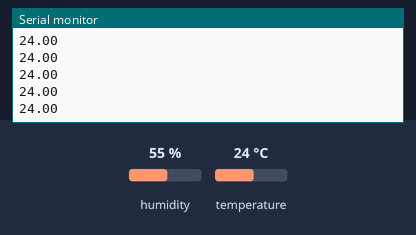
Bench run of a sketch on a simulated Arduino Uno, built with avr-gcc and run on an emulated ATmega328P. Shown: the last lines printed to the serial monitor. Inputs (shaded band) come from the test bench; at power-on: temperature 24 °C, humidity 55 %.

Above: at 2.9 s.
3.0 s: temperature set to 12 °C
At 4.41 s:
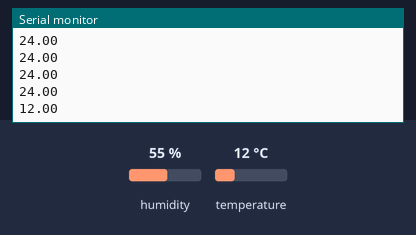
5.9 s: temperature set to 19 °C
At 6.38 s:
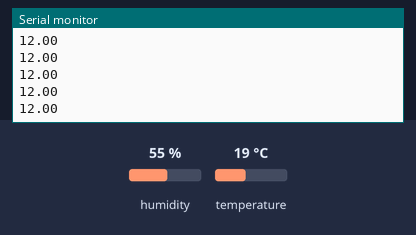
Timing chart, 0 to 8.9 s (numbered marks = the images above; inputs shaded):
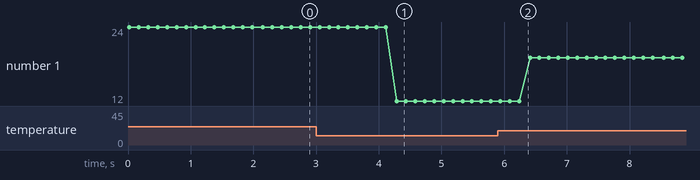

Measured:
- after the input at 3.0 s, the serial monitor: prints a new line after 1.3 s (image 1)
- plotted number 1: 24 → 12 after the input at 3.0 s, 12 → 19 after the input at 5.9 s

The sketch:

Auto_Weather.ino
```cpp
#include "DHT.h"

#define DHTPIN 7
#define DHTTYPE DHT11
DHT dht(DHTPIN, DHTTYPE);

void setup() {
  Serial.begin(9600);
  dht.begin();
}

void loop() {
  // Reading temperature or humidity takes about 250 milliseconds!
  // Sensor readings may also be up to 2 seconds 'old' (its a very slow sensor)
  float h = dht.readHumidity();
  // Read temperature as Celsius (the default)
  float t = dht.readTemperature();
  // Read temperature as Fahrenheit (isFahrenheit = true)
  float f = dht.readTemperature(true);
  Serial.println(t);
  delay(150);
}
```
